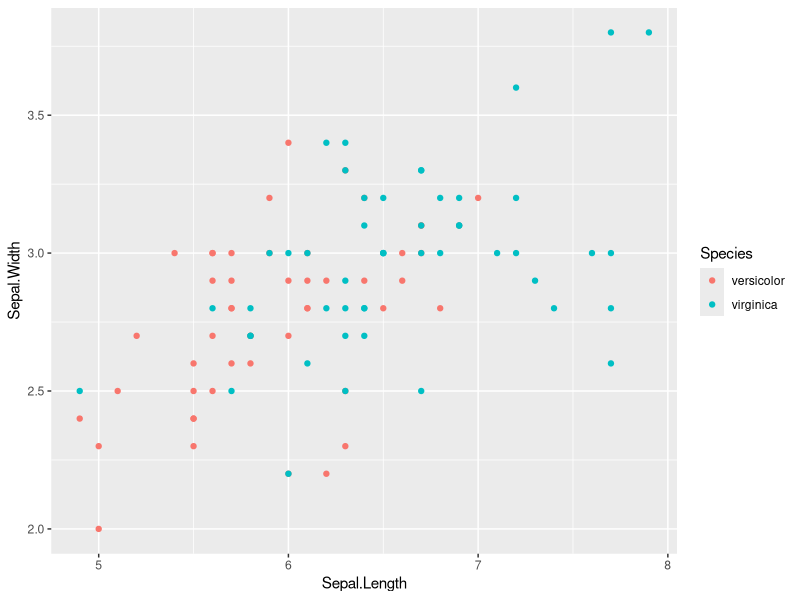
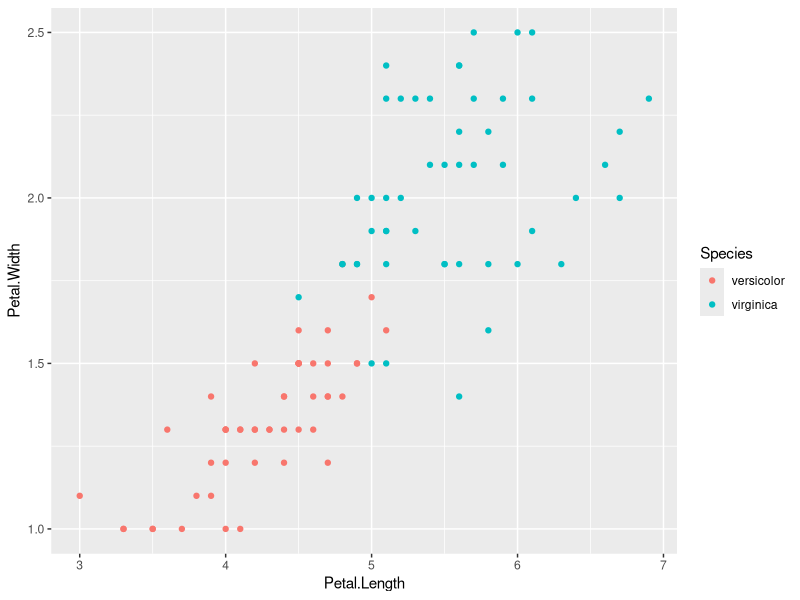
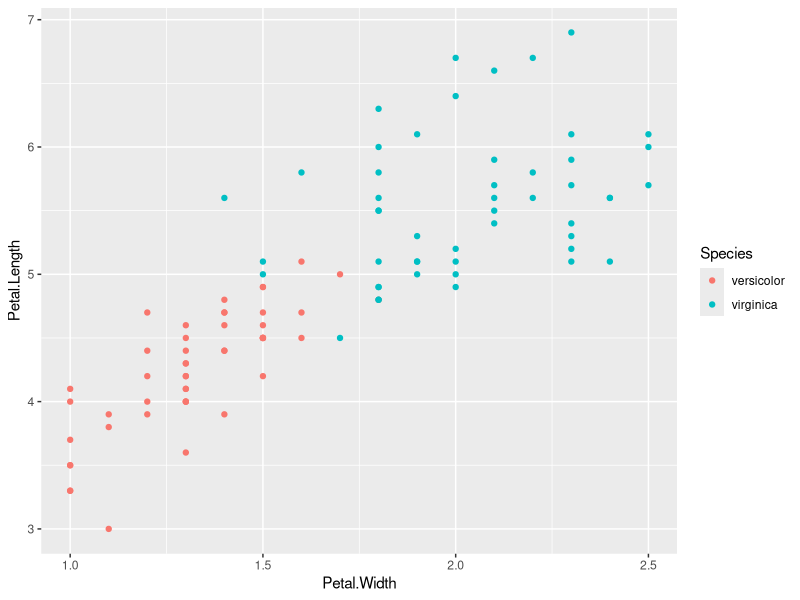

Source code (R) for these figures, in order:
# --------------------------------------------------------------------------------
#
# Comprehension Check - Practice with machine learning
#
# --------------------------------------------------------------------------------

# Setup Libraries
library(dslabs)
library(caret)
library(dplyr)
library(ggplot2)
library(tidyverse)
data(iris)

iris <- iris[-which(iris$Species == 'setosa'),]
y <- iris$Species

set.seed(2)
test_index <- createDataPartition(y,times=1,p=0.5, list = FALSE)
test <- iris[test_index,]
train <- iris[-test_index,]

# FYI - plots of the petal width vs. petal length for the two species
iris %>% ggplot(aes(Sepal.Length, Sepal.Width, col=Species)) + geom_point()
iris %>% ggplot(aes(Petal.Length, Petal.Width, col=Species)) + geom_point()
iris %>% ggplot(aes(Petal.Width, Petal.Length, col=Species)) + geom_point()

# Establish the minimums and maximums for each of the predictors
min_sl <- min(train$Sepal.Length) # Value is 5.0
max_sl <- max(train$Sepal.Length) # value is 7.9

min_sw <- min(train$Sepal.Width)  # Value is 2.0
max_sw <- max(train$Sepal.Width)  # Value is 3.8

min_pl <- min(train$Petal.Length) # Value is 3.0
max_pl <- max(train$Petal.Length) # Value is 6.9

min_pw <- min(train$Petal.Width)  # Value is 1.0
max_pw <- max(train$Petal.Width)  # Value is 2.5

# Establish the cutoff ranges
cutoff_sl <- seq(min_sl, max_sl)
cutoff_sw <- seq(min_sw, max_sw)
cutoff_pl <- seq(min_pl, max_pl)
cutoff_pw <- seq(min_pw, max_pw)

# Begin examining the accuracy of the cutoffs - Sepal.Length
sl_accuracy <- map_dbl(cutoff_sl, function(x){
     y_hat <- ifelse(train$Sepal.Length > x, "virginica", "versicolor") %>%
          factor(levels = levels(test$Species))
     mean(y_hat == train$Species)
})
max(sl_accuracy)
# [1] 0.66

# Next is Sepal Width
sw_accuracy <- map_dbl(cutoff_sw, function(x){
     y_hat <- ifelse(train$Sepal.Width > x, "virginica", "versicolor") %>%
          factor(levels = levels(test$Species))
     mean(y_hat == train$Species)
})
max(sw_accuracy)
# [1] 0.54

# Petal Length
pl_accuracy <- map_dbl(cutoff_pl, function(x){
     y_hat <- ifelse(train$Petal.Length > x, "virginica", "versicolor") %>%
          factor(levels = levels(test$Species))
     mean(y_hat == train$Species)
})
max(pl_accuracy)
# [1] 0.9

# Petal Width
pw_accuracy <- map_dbl(cutoff_pw, function(x){
     y_hat <- ifelse(train$Petal.Width > x, "virginica", "versicolor") %>%
          factor(levels = levels(test$Species))
     mean(y_hat == train$Species)
})
max(pw_accuracy)
# [1] 0.72

# Calculating the best cutoff for Petal Length, the more accurate determinator
best_cutoff <- cutoff_pl[which.max(pl_accuracy)]
best_cutoff
# [1] 5

# Calculating the overall accuracy in the test data
y_hat <- ifelse(test$Petal.Length > best_cutoff, "virginica", "versicolor") %>%
     factor(levels = levels(test$Species))

mean(y_hat == test$Species)

# Now let's see if the TEST SET data suggests a better cutoff and which 

# Begin examining the accuracy of the cutoffs - Sepal.Length
sl_accuracy <- map_dbl(cutoff_sl, function(x){
     y_hat <- ifelse(test$Sepal.Length > x, "virginica", "versicolor") %>%
          factor(levels = levels(test$Species))
     mean(y_hat == test$Species)
})
max(sl_accuracy)
# [1] 0.76  [improved from 0.66]

# Next is Sepal Width
sw_accuracy <- map_dbl(cutoff_sw, function(x){
     y_hat <- ifelse(test$Sepal.Width > x, "virginica", "versicolor") %>%
          factor(levels = levels(test$Species))
     mean(y_hat == test$Species)
})
max(sw_accuracy)
# [1] 0.64  [Improved from 0.54]

# Petal Length
pl_accuracy <- map_dbl(cutoff_pl, function(x){
     y_hat <- ifelse(test$Petal.Length > x, "virginica", "versicolor") %>%
          factor(levels = levels(test$Species))
     mean(y_hat == test$Species)
})
max(pl_accuracy)
# [1] 0.9  [Unchanged]

# Petal Width
pw_accuracy <- map_dbl(cutoff_pw, function(x){
     y_hat <- ifelse(test$Petal.Width > x, "virginica", "versicolor") %>%
          factor(levels = levels(test$Species))
     mean(y_hat == test$Species)
})
max(pw_accuracy)
# [1] 0.74  [Improved from 0.72]

# Calculating the best cutoff for Petal Length, the most accurate determinator
best_cutoff <- cutoff_pl[which.max(pl_accuracy)]
best_cutoff
# [1] 5  [Unchanged]

# Calculating the overall accuracy in the test data
y_hat <- ifelse(test$Petal.Length > best_cutoff, "virginica", "versicolor") %>%
     factor(levels = levels(test$Species))

mean(y_hat == test$Species)
# [1] 0.9  [Unchanged]

# Note - my calculations indicate that Sepal.Length improved to 0.76 while
# Petal.Width improved to only 0.74. However, the grader says that Petal.Width
# improves the accuracy more.

# Next section - Question 5: Now we will perform some exploratory data analysis
# on the data. Notice that Petal.Length and Petal.Width in combination could
# potentially be more information than either feature alone.
#
# Optimize the combination of the cutoffs for Petal.Length and Petal.Width in
# the train data and report the overall accuracy when applied to the test
# dataset. For simplicity, create a rule that if either the length OR the width
# is greater than the length cutoff or the width cutoff then virginica or
# versicolor is called. (Note, the F1 will be similarly high in this example.)
#
# What is the overall accuracy for the test data now?

# [START HERE]

# Petal Length
pl_accuracy <- map_dbl(cutoff_pl, function(x){
     y_hat <- ifelse(test$Petal.Length > x, "virginica", "versicolor") %>%
          factor(levels = levels(test$Species))
     mean(y_hat == test$Species)
})
max(pl_accuracy)
# [1] 0.9  [Unchanged]

# Calculating the best cutoff for Petal Length, the more accurate determinator
pl_best_cutoff <- cutoff_pl[which.max(pl_accuracy)]
pl_best_cutoff
# [1] 5  [Unchanged]

# Petal Width
pw_accuracy <- map_dbl(cutoff_pw, function(x){
     y_hat <- ifelse(test$Petal.Width > x, "virginica", "versicolor") %>%
          factor(levels = levels(test$Species))
     mean(y_hat == test$Species)
})
max(pw_accuracy)
# [1] 0.74  [Improved from 0.72]

# Calculating the best cutoff for Petal Width, the more accurate determinator
pw_best_cutoff <- cutoff_pw[which.max(pw_accuracy)]
pw_best_cutoff
# [1] 2  [Unchanged]

# Calculating the overall accuracy in the test data
y_hat <- ifelse(test$Petal.Length > pl_best_cutoff | test$Petal.Width > pw_best_cutoff, "virginica", "versicolor") %>%
     factor(levels = levels(test$Species))

mean(y_hat == test$Species)
confusionMatrix(data = y_hat, reference = test$Species)
